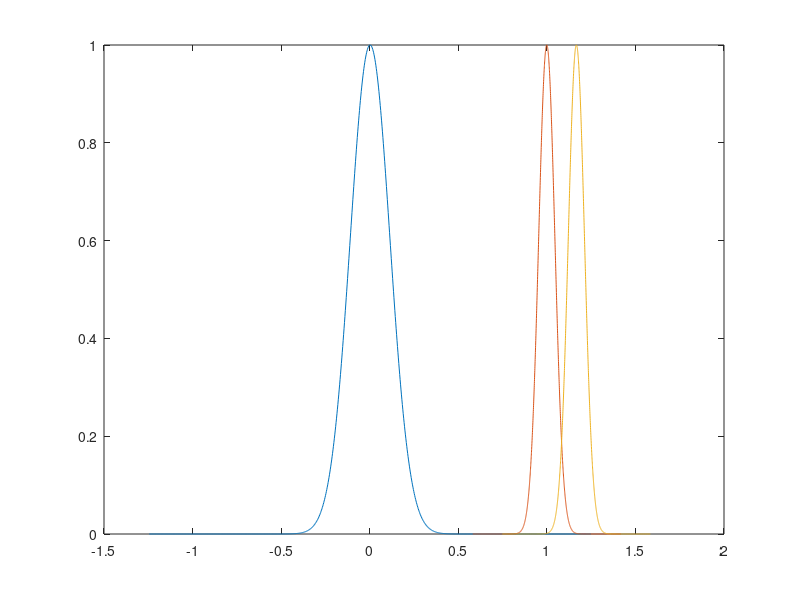

Here is the MATLAB script that generated this plot:
clear all
clc

%% lebal 1

centriod = 0.002115767;
width = 0.024936144;
s = 50* width;

x = -s+centriod : width* 10^-1 : s+centriod;
y = exp( - (x - centriod).^2 / width);

%% lebal 2

centriod = 0.999561515;
width = 0.004177629;
s = 100* width;

x2 = -s+centriod : width* 10^-1 : s+centriod;
y2 = exp( - (x2 - centriod).^2 / width);

%% lebal 3

centriod = 1.166666667;
width = 0.004177629;
s = 100* width;

x3 = -s+centriod : width* 10^-1 : s+centriod;
y3 = exp( - (x3 - centriod).^2 / width);


%%
plot(x,y,x2,y2, x3, y3)
